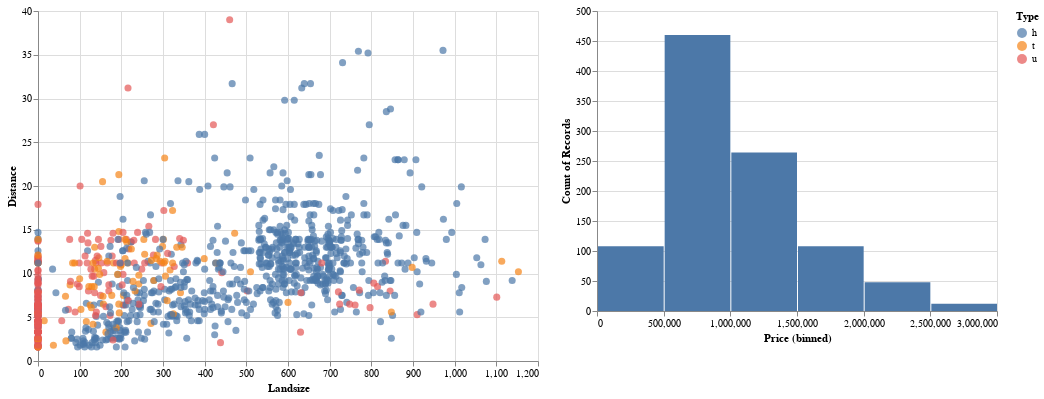

Write notebook code for a chart like this one.
### Markdown cell above
The `chart1` and `chart2` variables contain the scatter plot and the histogram, respectively. We can now combine and display them. **Altair is quite flexible in terms of combining multiple plots or subplots. We can even use the logical operators.**

### Code cell
chart1 | chart2

### Figure 1 — Vega-Lite specification as saved in the notebook (floating-point values rounded to 4 significant figures; data arrays with more than 128 entries replaced by an {"elided": "..."} marker saying what was removed)
{"config": {"view": {"continuousWidth": 400, "continuousHeight": 300}}, "hconcat": [{"mark": {"type": "circle", "size": 50}, "encoding": {"color": {"type": "nominal", "field": "Type"}, "x": {"type": "quantitative", "field": "Landsize"}, "y": {"type": "quantitative", "field": "Distance"}}, "height": 350, "selection": {"selector002": {"type": "interval"}}, "width": 500}, {"mark": "bar", "encoding": {"x": {"type": "quantitative", "bin": true, "field": "Price"}, "y": {"type": "quantitative", "aggregate": "count"}}, "transform": [{"filter": {"selection": "selector002"}}]}], "data": {"name": "data-6ee15eb993a8fb66f86afdc580932031"}, "$schema": "https://vega.github.io/schema/vega-lite/v4.8.1.json", "datasets": {"data-6ee15eb993a8fb66f86afdc580932031": {"elided": "1000 records"}}}
